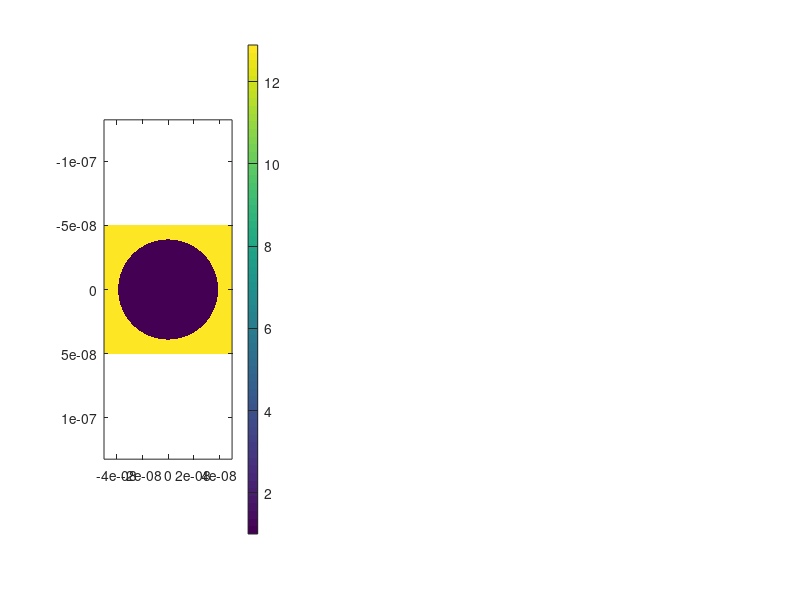

MATLAB code to generate this figure: (Note: this script raises an error after producing the figure.)
% demo_bandsPWEM

% INITIALIZE MATLAB 
close all; 
clc; 
clear all; 

% OPEN FIGURE WINDOW 
figure('Color', 'w', 'Position', [360 278 807 420]);

%%%%%%%%%%%%%%%%%%%%%%%%%%%%%%%%%%%%%%
%% DASHBOARD
%%%%%%%%%%%%%%%%%%%%%%%%%%%%%%%%%%%%%

% UNIT -CELL 

a = 100e-9;
r = 0.39*a; %radius of cylinder
er =  12.89; %permittivity 

% HIGH RESOLUTION GRID 
Nx = 512; 
Ny = Nx; 

% PWEM PARAMETERS 
P=31;  % ensure this is an odd number 
Q = P; 
NG2X = 40; 
%%%%%%%%%%%%%%%%%%%%%%%%%%%%%%%%%%%%%%
%% BUILD UNIT CELL 
%%%%%%%%%%%%%%%%%%%%%%%%%%%%%%%%%%%%%

% MESHGRID TO Form the Unit cell
dx = a/Nx; 
dy = a/Ny; 

xa = [1:Nx]*dx; xa = xa-mean(xa); 
ya = [1:Ny]*dy; ya = ya-mean(ya); 

[Y,X] = meshgrid(ya,xa);

% BUILD UNIT CELL
UR = ones(Nx,Ny); % permittivity;
ER = (X.^2+Y.^2)>r^2; 
ER = 1.0 + (er-1.0)*ER; 

% SHOW UNIT CELL
subplot(1, 3, 1); 
imagesc(xa, ya, ER'); 
colorbar; 
axis equal tight; 

% COMPUTE CONVOLUTION MATRICES 
URC = convmat_PWMEM(UR, P, Q); 
ERC = convmat_PWMEM(ER, P, Q); 


%%%%%%%%%%%%%%%%%%%%%%%%%%%%%%%%%%%%%%
%% COMPUTE LIST OF BLOCH WAVE VECTORS 
%%%%%%%%%%%%%%%%%%%%%%%%%%%%%%%%%%%%%

% RECIPROCAL LATTICE VECTORS
T1 = (2*pi/a) * [1;0]; %  for the reduced brillioun reciprocal space 1
T2 = (2*pi/a) * [0;1]; % y- axis

% KEY POINT OF SYMMETRY 
G = [0;0]; 
X = 0.5*T1; 
M = 0.5*T1 + 0.5*T2; 

% GENERATE LIST 
L1 = norm(G-X); % To find the length from Gamma to X to M in the reduced
L2 = norm(M-G); % Brillioun zone of a square lattice. 
L3 = norm(M-X); 

N1 = NG2X; 
N2 = round(N1*L2/L1); 
N3 = round(N1*L3/L1);

% BLOCH WAVE VECTORS FOR X AXIS AND Y AXIS
BX = [linspace(X(1), G(1), N1), ...
    linspace(G(1), M(1), N2), ...
    linspace(M(1), X(1), N3)]; 

BY = [linspace(X(2), G(2), N1), ...
    linspace(G(2), M(2), N2), ...
    linspace(M(2), X(2), N3)]; 
% 

BETA = [BX ; BY]; 
BETA(:, [N1+1, N1+N2+1]) =[]; 

KP =[ 1, N1, N1+N2-1, N1+N2+N3-2]; % keynotes

KL = { 'X','\Gamma',  'M', 'X'};


%%%%%%%%%%%%%%%%%%%%%%%%%%%%%%%%%%%%%%
%% PERFORM PWEM
%%%%%%%%%%%%%%%%%%%%%%%%%%%%%%%%%%%%%

% COMPUTE SPATIAL HARMONIC INDICES 
p= [-floor(P/2): floor(P/2)]; %indices along x
q= [-floor(Q/2): floor(Q/2)]; % indices along y

% INITIALIZE BAND DATA 
NBETA = length(BETA(1,:)); 
KO = zeros(P*Q, NBETA); 
Emode = zeros(P*Q, NBETA);
%
% MAIN LOOP -- ITERATE OVER BLOCH WAVE VECTOR
%

for nbeta = 1:NBETA
    
    %GET NEXT BETA 
    bx = BETA(1, nbeta); 
    by = BETA(2, nbeta); 
    
    % FORM K MATRICES
    KX = bx-2*pi*p/a; 
    KY = by - 2*pi*q/a; 
    [KY, KX] = meshgrid(KY, KX); 
    KX = diag(sparse(KX(:))); 
    KY = diag(sparse(KY(:))); 
    
    % COMPUTE EIGEN-VALUES FOR E MODE 
    A = KX/URC*KX + KY/URC*KY; 
    B = ERC; 
    
    [V,D] = eig(full(A), full(B)); 
    D = real(sqrt(diag(D)));
    
    KO(:, nbeta) = sort(D); 
    Emode(:, nbeta) = sort(diag(V));
    
    % SHOW BANDS 
    subplot(1,3,2:3); 
    plot([1:nbeta], KO(:, 1:nbeta), '.b', 'LineWidth', 2); 
    xlim([1 NBETA]); 
    drawnow; 
end 

% CALCULATE NORMALIZED FREQUENCY 
WN = a*KO/(2*pi);



%%%%%%%%%%%%%%%%%%%%%%%%%%%%%%%%%%%%%%
%% DRAW BAND DIAGRAM
%%%%%%%%%%%%%%%%%%%%%%%%%%%%%%%%%%%%%

% CLEAR FIGURE WINDOW 

% PLOT BANDS
plot([1:NBETA], WN, 'LineWidth', 2.5); 

% SET AXIS LIMITs
xlim([1 NBETA]); 
ylim([0, 1]); 

% SET TICK MARKS 
set(gca, 'XTick',KP,'XTickLabel', KL); 

for n = 1: length(KP)
    line(KP(n)*[1 1], [0 1], 'Color', 'k', 'LineStyle', ':')
end 

% LABEL AXES 
xlabel('Bloch Wave VErctor, $\vec{\beta}$', 'Interpreter', 'LaTEx'); 
ylabel('Normalized Frequency, $\omega$', 'Interpreter', 'LaTEx'); 